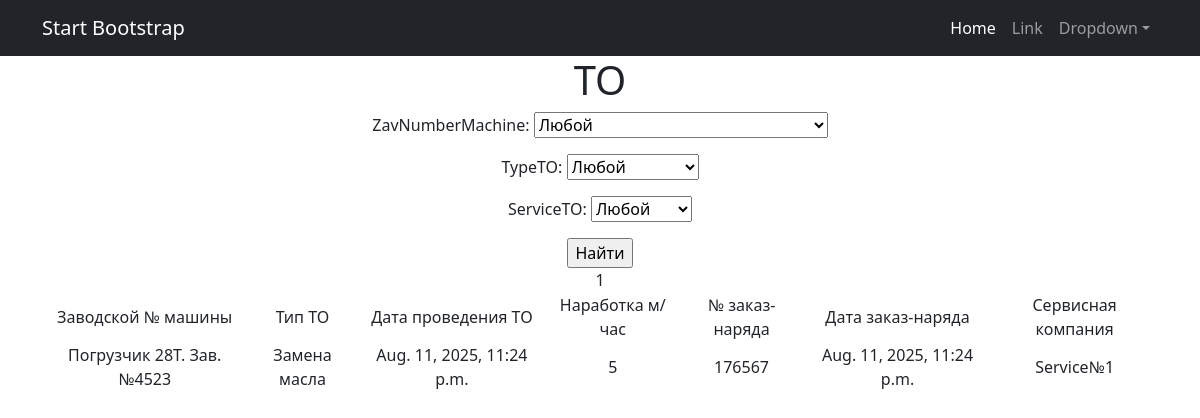
/TO/ (signed in), run on an earlier commit of the app's database.
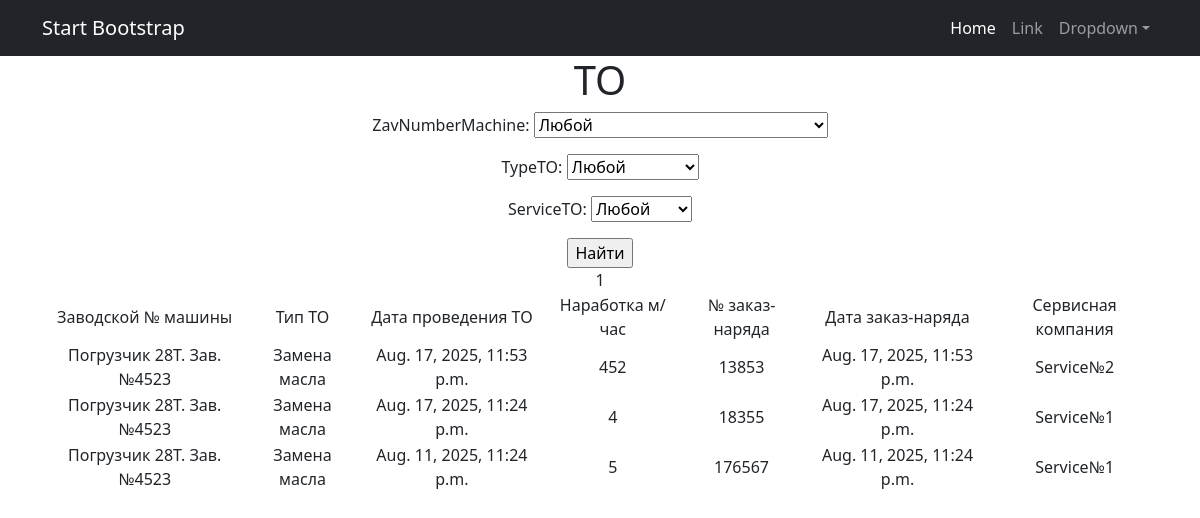
And on a later commit of the database.
### serviceBook/models.py (models this page shows, shortened)
class TO(models.Model):
    machine = models.ForeignKey(
        Machine,
        on_delete=models.CASCADE,
    )
    typeTO = models.ForeignKey(
        Manual,
        limit_choices_to={'nameClass': 'TTO'},
        on_delete=models.CASCADE,
        related_name='typeTO')
    dateTO = models.DateTimeField(default=datetime.today)
    runTime = models.IntegerField(default=0)
    numberOrder = models.CharField(max_length=50, default=1)
    dateOrder = models.DateTimeField(default=datetime.today)
    serviceTO = models.ForeignKey(Service, on_delete=models.CASCADE, related_name='serviceTO', default=1)

class Machine(models.Model):
    zavNumberMachine = models.CharField(max_length=20, unique=True)
    modelMachine = models.ForeignKey(
        Manual,
        on_delete=models.CASCADE,
        limit_choices_to={'nameClass': 'MMC'},
        related_name='modelMachine')
    modelMotor = models.ForeignKey(
        Manual,
        on_delete=models.CASCADE,
        limit_choices_to={'nameClass': 'MMT'},
        related_name='modelMotor')
    zavNumberMotor = models.CharField(max_length=20)
    modelTransmission = models.ForeignKey(
        Manual,
        on_delete=models.CASCADE,
        limit_choices_to={'nameClass': 'MT'},
        related_name='modelTransmission')
    zavNumberTransmission = models.CharField(max_length=20)
    modelDriveAxile = models.ForeignKey(
        Manual,
        on_delete=models.CASCADE,
        limit_choices_to={'nameClass': 'MDA'},
        related_name='modelDriveAxile')
    zavNumberDA = models.CharField(max_length=20)
    modelControllAxile = models.ForeignKey(
        Manual,
        on_delete=models.CASCADE,
        limit_choices_to={'nameClass': 'MCA'},
        related_name='modelControllAxile')
    zavNumberCA = models.CharField(max_length=20)
    deliveryContract = models.CharField(max_length=50)
    shipDate = models.DateTimeField(default=datetime.today)
    recipient = models.CharField(max_length=100)
    deliveryAddress = models.CharField(max_length=150)
    package = models.TextField(blank=True)
    client = models.CharField(max_length=150)
    serviceCompany = models.ForeignKey(Service, on_delete=models.CASCADE, related_name='serviceCompany')
    def __str__(self):
        return f'{self.modelMachine}. Зав.№{self.zavNumberMachine}'

class Manual(models.Model):
    modelMachine = 'MMC'
    modelMotor = 'MMT'
    modelTransmission = 'MT'
    modelDriveAxile = 'MDA'
    modelControllAxile = 'MCA'
    typeTO = 'TTO'
    failureNode = 'FND'
    wayToRecover = 'WTR'
    CHOICES = [
        (modelMachine, 'Модель техники'),
        (modelMotor, 'Модель двигателя'),
        (modelTransmission, 'Модель трансмиссии'),
        (modelDriveAxile, 'Модель ведущего моста'),
        (modelControllAxile, 'Модель управляемого моста'),
        (typeTO, 'Вид ТО'),
        (failureNode, 'Узел отказа'),
        (wayToRecover, 'Способ восстановления'),
    ]
    nameClass = models.CharField(max_length=3, choices=CHOICES, default=modelMachine)
    name = models.CharField(max_length=100)
    descriptions = models.TextField()
    def __str__(self):
        return f'{self.name}'

class Service(models.Model):
    name = models.CharField(max_length=20)
    descriptions = models.TextField()
    def __str__(self):
        return f'{self.name}'

### serviceBook/views.py (the view)
# urls.py: path('TO/', TOList.as_view(), name='TO_list'),
class TOList(PermissionRequiredMixin,ListView):
    raise_exception = True
    permission_required = ('serviceBook.view_to',)
    queryset = TO.objects.order_by('-dateTO')
    template_name = 'TO.html'
    context_object_name = 'TO'
    paginate_by = 10
    def get_queryset(self):
        queryset = super().get_queryset()
        self.filterset = TOFilter(self.request.GET, queryset)
        return self.filterset.qs
    def get_context_data(self, **kwargs):
        context = super().get_context_data(**kwargs)
        context['filterset'] = self.filterset
        return context

### templates/TO.html (shortened to what this page needs)
{% extends 'flatpages/default.html' %}
{% load custom_tags %}
{% block content %}
<h1>TO</h1>
<form action="" method="get">
       {{ filterset.form.as_p }}
       <input type="submit" value="Найти" />
</form>
{% if TO %}
    <table>
        <tr>
            <td>Заводской № машины</td>
            <td>Тип ТО</td>
            <td>Дата проведения ТО</td>
            <td>Наработка м/час</td>
            <td>№ заказ-наряда</td>
            <td>Дата заказ-наряда</td>
            <td>Сервисная компания</td>
        </tr>
    {% for single_TO in TO %}
        <tr>
               <td>{{ single_TO.machine }}</td>
               <td>{{ single_TO.typeTO }}</td>
               <td>{{ single_TO.dateTO }}</td>
               <td>{{ single_TO.runTime }}</td>
               <td>{{ single_TO.numberOrder }}</td>
               <td>{{ single_TO.dateOrder }}</td>
               <td>{{ single_TO.serviceTO }}</td>
           </tr>
    {% endfor %}
{% else %}
       <h2>ТО нет!</h2>{% endif %}
   {% if page_obj.has_previous %}
        {% load cache %}
   {% endif %}
   {% if page_obj.has_next %}
       {% load cache %}
   {% endif %}
{% endblock content %}

What changed in the data, as far as the page shows it:
added TO: machine "Погрузчик 28T. Зав.№4523", typeTO "Замена масла", dateTO "Aug. 17, 2025, 11:53 p.m.", runTime "452", numberOrder "13853", dateOrder "Aug. 17, 2025, 11:53 p.m.", serviceTO "Service№2"
added TO: machine "Погрузчик 28T. Зав.№4523", typeTO "Замена масла", dateTO "Aug. 17, 2025, 11:24 p.m.", runTime "4", numberOrder "18355", dateOrder "Aug. 17, 2025, 11:24 p.m.", serviceTO "Service№1"
